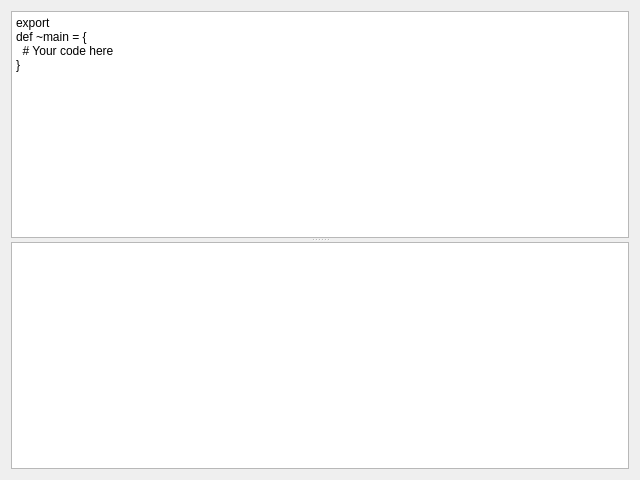
<?xml version="1.0" encoding="UTF-8"?>
<ui version="4.0">
 <class>CompileWidget</class>
 <widget class="QWidget" name="CompileWidget">
  <property name="geometry">
   <rect>
    <x>0</x>
    <y>0</y>
    <width>640</width>
    <height>480</height>
   </rect>
  </property>
  <property name="windowTitle">
   <string>Form</string>
  </property>
  <layout class="QVBoxLayout" name="verticalLayout">
   <item>
    <widget class="QSplitter" name="splitter">
     <property name="orientation">
      <enum>Qt::Orientation::Vertical</enum>
     </property>
     <widget class="SourceEditor" name="plainTextEdit">
      <property name="plainText">
       <string>export
def ~main = {
  # Your code here
}
</string>
      </property>
     </widget>
     <widget class="CompilerErrorView" name="errorView">
      <property name="enabled">
       <bool>true</bool>
      </property>
      <property name="font">
       <font>
        <family>DejaVu Sans Mono</family>
        <pointsize>12</pointsize>
        <italic>false</italic>
        <bold>false</bold>
       </font>
      </property>
      <property name="lineWrapMode">
       <enum>QTextEdit::LineWrapMode::NoWrap</enum>
      </property>
      <property name="readOnly">
       <bool>true</bool>
      </property>
      <property name="textInteractionFlags">
       <set>Qt::TextInteractionFlag::TextSelectableByMouse</set>
      </property>
     </widget>
    </widget>
   </item>
  </layout>
 </widget>
 <customwidgets>
  <customwidget>
   <class>CompilerErrorView</class>
   <extends>QTextEdit</extends>
   <header>compiler_error_view.hpp</header>
  </customwidget>
  <customwidget>
   <class>SourceEditor</class>
   <extends>QPlainTextEdit</extends>
   <header>sourceeditor.hpp</header>
  </customwidget>
 </customwidgets>
 <resources/>
 <connections/>
</ui>
